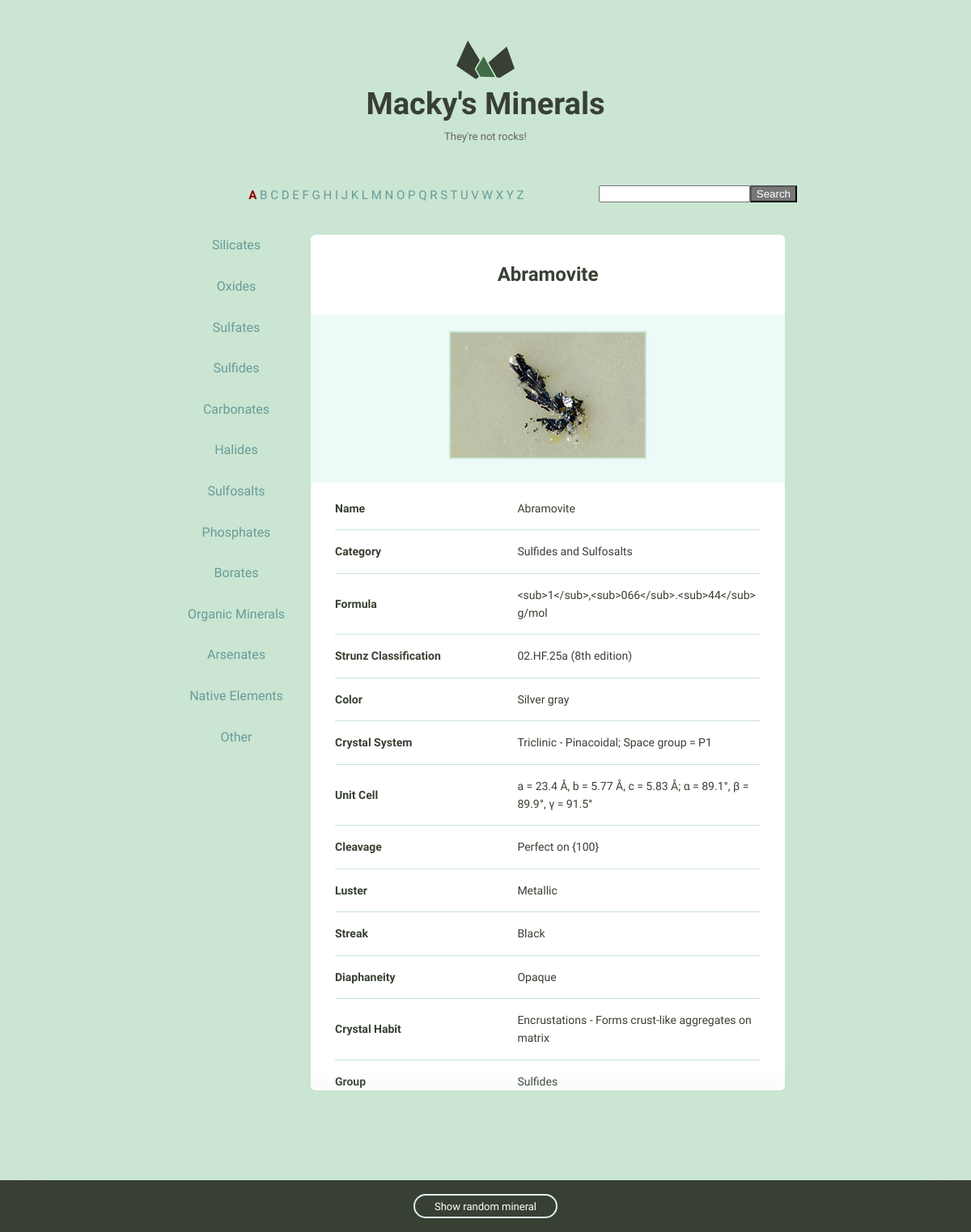
/4, run on the app's committed database.
### minerals/models.py (models this page shows, shortened)
class Mineral(models.Model):
    name = models.CharField(max_length=255)
    image_filename = models.CharField(max_length=255)
    image_caption = models.CharField(max_length=255)
    category = models.CharField(max_length=255)
    formula = models.CharField(max_length=255, blank=True)
    strunz_classification = models.CharField(max_length=255, blank=True)
    color = models.CharField(max_length=50, blank=True)
    crystal_system = models.CharField(max_length=255, blank=True)
    unit_cell = models.CharField(max_length=255, blank=True)
    crystal_symmetry = models.CharField(max_length=255, blank=True)
    cleavage = models.CharField(max_length=255, blank=True)
    mohs_scale_hardness = models.CharField(max_length=255, blank=True)
    luster = models.CharField(max_length=255, blank=True)
    streak = models.CharField(max_length=255, blank=True)
    diaphaneity = models.CharField(max_length=255, blank=True)
    optical_properties = models.CharField(max_length=255, blank=True)
    refractive_index = models.CharField(max_length=255, blank=True)
    crystal_habit = models.CharField(max_length=255, blank=True)
    specific_gravity = models.CharField(max_length=255, blank=True)
    group = models.CharField(max_length=255)

### minerals/views.py (the view)
# urls.py: url(r'^(?P<pk>\d+)$', views.mineral_detail, name='detail'),
def mineral_detail(request, pk):
    mineral = get_object_or_404(Mineral, pk=pk)
    return render(request, 'minerals/mineral_detail.html',
                  {'mineral': mineral.__dict__, 'mineral_obj': mineral})

### minerals/templatetags/mineral_extras.py (called while the page is built)
@register.filter('property_display')
def property_display(property_str):
    for_display = property_str.replace('_', ' ')
    return for_display

@register.inclusion_tag('minerals/mineral_initials.html', takes_context=True)
def mineral_initial_list(context):
    alpha_list = string.ascii_uppercase
    try:
        context['l_selected']
    except Exception:
        initial = 'A'
    else:
        initial = context['l_selected']
    return {'alpha_list': alpha_list, 'l_selected': initial}

@register.inclusion_tag('minerals/mineral_groups.html', takes_context=True)
def mineral_groups_list(context):
    group_list = ['Silicates',
                  'Oxides',
                  'Sulfates',
                  'Sulfides',
                  'Carbonates',
                  'Halides',
                  'Sulfosalts',
                  'Phosphates',
                  'Borates',
                  'Organic_Minerals',
                  'Arsenates',
                  'Native_Elements',
                  'Other']
    try:
        context['g_selected']
    except Exception:
        g_selected = ''
    else:
        g_selected = context['g_selected']
    return {'group_list': group_list, 'g_selected': g_selected}

### minerals/templates/minerals/mineral_detail.html (shortened to what this page needs)
{% extends "my_layout.html" %}
{% load mineral_extras %}
{% load static %}
{% block content %}
    <div class="mineral__container">
        <h1 class="mineral__name">{{ mineral.name }}</h1>
        <div class="mineral__image-bg">
            <img class="mineral__image" src="{% static 'images/' %}{{ mineral.name }}{{ '.jpg' }}"
                 alt="{{ mineral.image_filename }}">
            <p class="mineral__caption">{{ mineral.image_caption }}</p>
        </div>
        <div class="mineral__table-container">
            <table class="mineral__table">
                {% for k, v in mineral.items %}
                    {% if k and v %}
                        {% if k != '_state' and k != 'id' and k != 'image_filename' and k != 'image_caption' %}
                            <tr>
                                <td class="mineral__category">{{ k|property_display|title }}</td>
                                <td>{{ v }}</td>
                            </tr>
                        {% endif %}
                    {% endif %}
                {% endfor %}
            </table>
        </div>
    </div>
{% endblock %}

### assets/css/global.css (style rules this page uses)
html { font-family: sans-serif; -ms-text-size-adjust: 100%; -webkit-text-size-adjust: 100%; }
body { margin: 0; }
h1 { font-size: 2em; margin: 0.67em 0; }
img { border: 0; }
table { border-collapse: collapse; border-spacing: 0; }
td, th { padding: 0; }
html { font-size: 62.5%; }
body { background-color: #CAE5D2; font-size: 1.5em; line-height: 1.6; font-weight: 400; font-family: "Cousine"; color: #666; }
h1, h2, h3, h4, h5, h6 { margin-top: 0; margin-bottom: 2rem; font-weight: bold; font-family: "Work Sans", sans-serif; color: #384033; }
h1 { font-size: 3.8rem; }
@media (min-width: 550px) { h1 { font-size: 3.8rem; } }
p { margin-top: 0; font-size: 1.6rem; }
th, td { padding: 15px; text-align: left; border-bottom: 1px solid #e1e1e1; }
th:first-child, td:first-child { padding-left: 0; }
th:last-child, td:last-child { padding-right: 0; }
table, p, ul { margin-bottom: 2.5rem; }
.mineral__container { background-color: #fff; border-radius: 6px; list-style: none; padding: 0; text-align: center; }
.mineral__name { display: block; width: 100%; margin: 0; font-size: 24px; padding: 30px 0 30px 0; }
.mineral__image { display: block; margin: 0 auto; border: solid 2px #CAE5D2; }
.mineral__image-bg { background-color: #ecfaf8; padding: 20px 0; }
.mineral__caption { font-size: 12px; font-style: italic; padding: 10px 0 0 0; margin: 0; }
.mineral__table { font-size: 14px; color: #384033; }
.mineral__table td { border-color: #CAE5D2; }
.mineral__table tr:last-of-type td { border-bottom: none; padding-bottom: 0; }
.mineral__table-container { padding: 5px 30px 0; }
.mineral__category { font-weight: bold; width: 40%; }

### data on the page
Mineral: name "Abramovite", k "Name", k "Category", category "Sulfides and Sulfosalts", k "Strunz Classification", strunz_classification "02.HF.25a (8th edition)", k "Color", color "Silver gray", k "Crystal System", crystal_system "Triclinic - Pinacoidal; Space group = P1", k "Cleavage", cleavage "Perfect on {100}", k "Luster", luster "Metallic", k "Streak", streak "Black", k "Diaphaneity", diaphaneity "Opaque", k "Crystal Habit", crystal_habit "Encrustations - Forms crust-like aggregates on matrix", k "Group", group "Sulfides"

### other printed values
{{ letter }} "A" "B" "C" "D" "E" "F" "G" "H" "I" "J" "K" "L" "M" "N" "O" "P" "Q" "R" "S" "T" "U" "V" "W" "X" "Y" "Z"
{{ g|property_display }} "Silicates" "Oxides" "Sulfates" "Sulfides" "Carbonates" "Halides" "Sulfosalts" "Phosphates" "Borates" "Organic Minerals" "Arsenates" "Native Elements" "Other"
{{ k|property_display|title }} "Formula" "Unit Cell"
{{ v }} "<sub>1</sub>,<sub>066</sub>.<sub>44</sub> g/mol" "a = 23.4 Å, b = 5.77 Å, c = 5.83 Å; α = 89.1°, β = 89.9°, γ = 91.5°"
